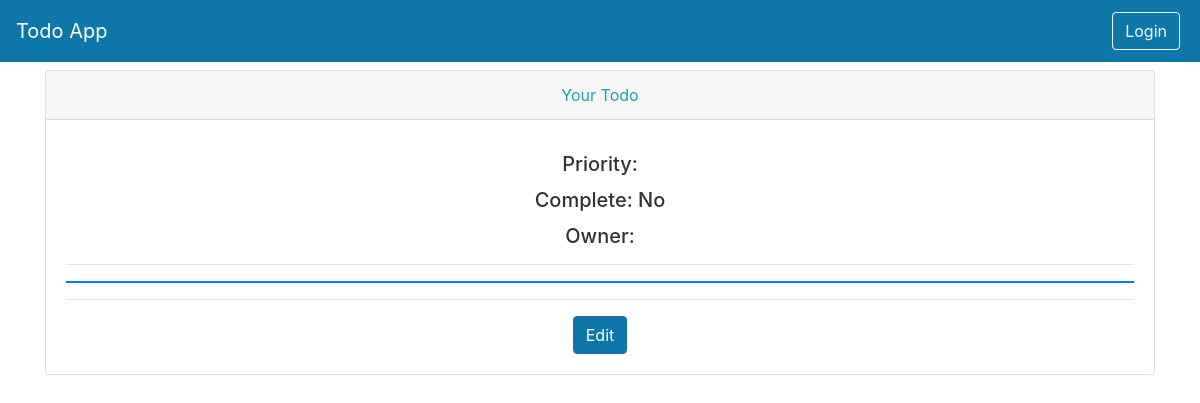
The page /todos/view-todo/13 on the database as committed earlier.
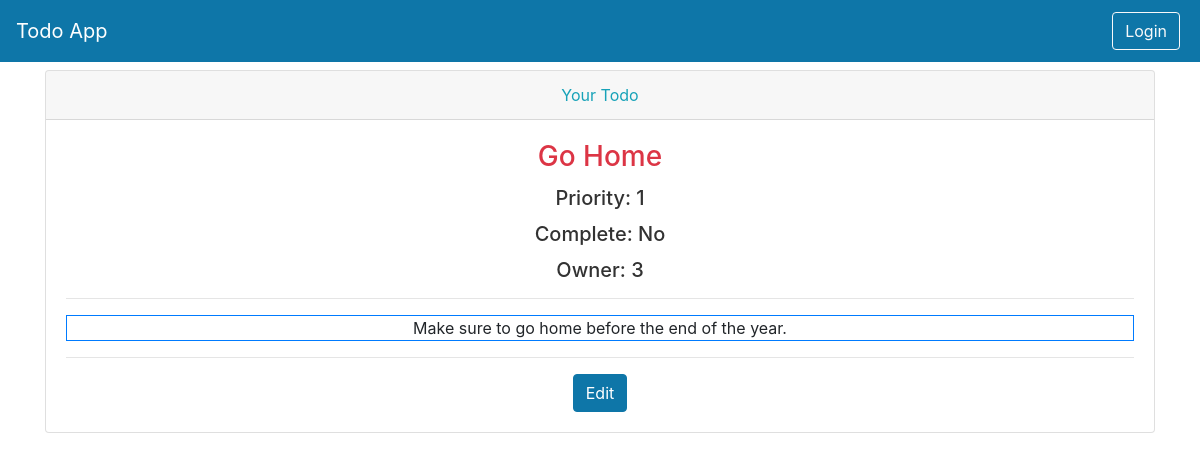
The same page on the database as committed later.
### models.py (models this page shows)
class Todos(Base):
    __tablename__ = "todos"
    id = Column(Integer, primary_key=True, index=True)
    title = Column(String)
    description = Column(String)
    priority = Column(Integer)
    complete = Column(Boolean, default=False)
    owner_id = Column(Integer, ForeignKey("users.id"))
    owner = relationship("Users", back_populates="todos")

### routers/todos.py (the view)
@router.get("/view-todo/{todo_id}", response_class=HTMLResponse)
async def view_todo(request: Request, todo_id: int, db: Session = Depends(get_db)):
    user = await get_current_user(request)
    todo = db.query(models.Todos).filter(models.Todos.id == todo_id).first()
    context = {"request": request, "todo": todo, 'user': user}
    return templates.TemplateResponse("todo_description.html", context=context)

### templates/todo_description.html
{% include 'layout.html' %}
<div class="container">
  <div class="card">
    <div class="card-header text-info text-center">Your Todo</div>
    <div class="card-body text-center">
      <h3 class="card-title text-danger">{{todo.title}}</h3>
      <h5 class="card-title">Priority: {{todo.priority}}</h5>
      <h5 class="card-title">Complete: {{'Yes' if todo.complete else 'No'}}</h5>
      <h5 class="card-title">Owner: {{todo.owner_id}}</h5>
      <hr />
      <div class="container border border-primary">
        <p class="card-text">{{todo.description}}</p>
      </div>
      <hr />
      <a
        href="/todos/edit-todo/{{todo.id}}"
        class="btn btn-primary"
        >Edit</a
      >
    </div>
  </div>
</div>

### templates/layout.html (shortened to what this page needs)
<!DOCTYPE html>
<html lang="en">
  <head>
    <link
      rel="stylesheet"
      type="text/css"
      href="{{ url_for('static', path='/todo/css/base.css') }}"
    />
    <link
      rel="stylesheet"
      type="text/css"
      href="{{ url_for('static', path='/todo/css/bootstrap.css') }}"
    />
  </head>
  <body>
    {% include 'navbar.html' %}
  </body>
</html>

### templates/navbar.html (shortened to what this page needs)
<div>
<nav class="navbar navbar-expand-md navbar-dark main-color fixed-top">
  <a
    class="navbar-brand"
    href="/todos"
    >Todo App</a
  >
  <div
    class="collapse navbar-collapse"
    id="navbarNav"
  >
    <ul class="navbar-nav ml-auto">
    {% if user %}
      <li class="nav-item m-1">
        <a
          class="btn btn-outline-dark"
          href="/auth/profile"
          >My Profile
        </a>
      </li>
      <li class="nav-item m-1">
        <a
          class="btn btn-outline-light"
          href="/auth/logout"
          >Logout
        </a>
      </li>
    {% else %}
      <li class="nav-item m-1">
        <a
          class="btn btn-outline-light"
          href="/auth/login"
          >Login
        </a>
      </li>
    {% endif %}
    </ul>
  </div>
</nav>
</div>

### static/todo/css/base.css (style rules this page uses)
body { background: #fafafa; color: #33333a; padding-top: 70px; }
h1, h2, h3, h4, h5, h6 { color: #323232; }
.main-color { background-color: #0e76a8 ; }

Rows that differ between the two databases and show on the page:
added Todos: title "Go Home", priority "1", complete "No", owner_id "3", description "Make sure to go home before the end of the year."
Other text that changed with them:
{{ 'Yes' if todo.complete else 'No' }}: "No" → (not shown)
